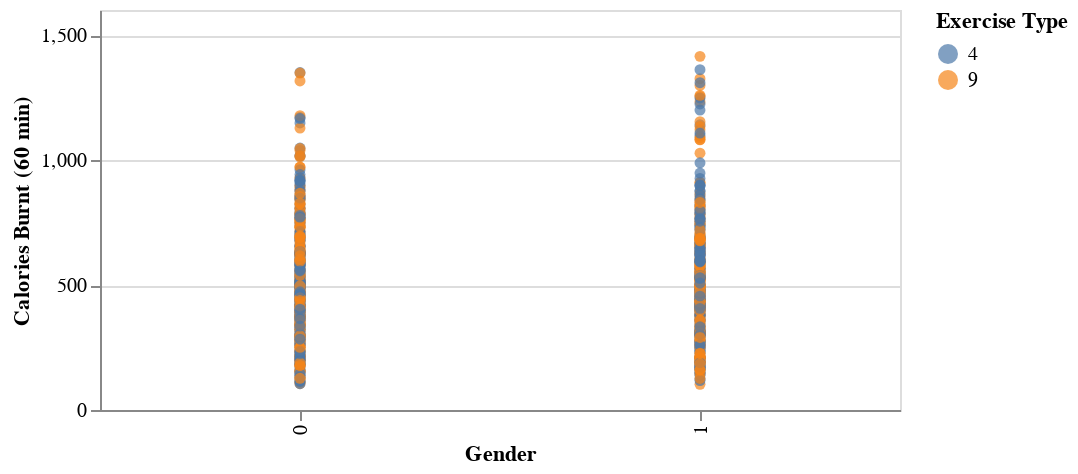

Source (notebook cell):
### Code cell
# Create a scatter plot with Altair for exercise 4 & 9 for each gender

scatter_plot = alt.Chart(updated_df_round_exe_filtered).mark_circle().encode(
    y='Calories Burnt (60 min)',
    x=alt.X('Gender:N', axis=alt.Axis(values=[0, 1], title='Gender')),
    color=alt.Color('Exercise Type (4 and 9):N', title='Exercise Type'),
    shape=alt.Shape('Gender:N', title='Gender')
).properties(
    width=400,
    height=200
)

scatter_plot

### Figure 1 — Vega-Lite specification as saved in the notebook (floating-point values rounded to 4 significant figures; data arrays with more than 128 entries replaced by an {"elided": "..."} marker saying what was removed)
{"config": {"view": {"continuousWidth": 300, "continuousHeight": 300}}, "data": {"name": "data-a25c21f286c9326609c33b41dcded606"}, "mark": {"type": "circle"}, "encoding": {"color": {"field": "Exercise Type (4 and 9)", "title": "Exercise Type", "type": "nominal"}, "shape": {"field": "Gender", "title": "Gender", "type": "nominal"}, "x": {"axis": {"title": "Gender", "values": [0, 1]}, "field": "Gender", "type": "nominal"}, "y": {"field": "Calories Burnt (60 min)", "type": "quantitative"}}, "height": 200, "width": 400, "$schema": "https://vega.github.io/schema/vega-lite/v5.17.0.json", "datasets": {"data-a25c21f286c9326609c33b41dcded606": {"elided": "765 records"}}}
